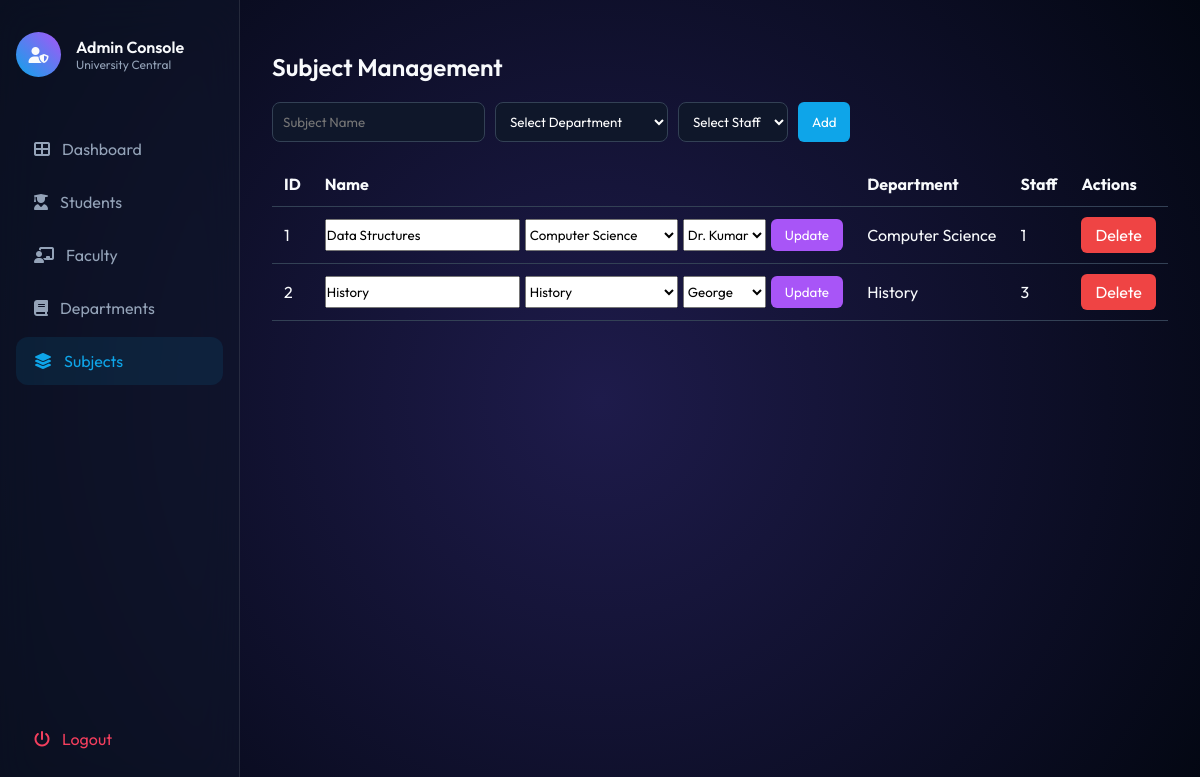
The app's page /homepage?page=subject (signed in) with its own data.
### app.py (models this page shows)
class Subject(db.Model):
    subject_id = db.Column(db.Integer, primary_key=True)
    name = db.Column(db.String(100))
    dept_id = db.Column(db.Integer, db.ForeignKey('department.dept_id'))
    staff_id = db.Column(db.Integer, db.ForeignKey('staff.staff_id'))

class Department(db.Model):
    dept_id = db.Column(db.Integer, primary_key=True)
    dept_name = db.Column(db.String(100), nullable=False)
    students = db.relationship("Student", backref="department", lazy=True)
    staffs = db.relationship("Staff", backref="department", lazy=True)
    subjects = db.relationship("Subject", backref="department", lazy=True)

class Staff(db.Model):
    staff_id = db.Column(db.Integer, primary_key=True)
    name = db.Column(db.String(100))
    dept_id = db.Column(db.Integer, db.ForeignKey('department.dept_id'))
    subjects = db.relationship("Subject", backref="staff", lazy=True)

### app.py (the view)
@app.route("/homepage")
def homepage():
    if not session.get("admin"):
        return redirect("/")
    page = request.args.get("page", "dashboard")
    departments = Department.query.all()
    students = Student.query.all()
    staffs = Staff.query.all()
    subjects = Subject.query.all()
    student_count = Student.query.count()
    staff_count = Staff.query.count()
    dept_count = Department.query.count()
    subject_count = Subject.query.count()
    return render_template(
        "index.html",
        page=page,
        departments=departments,
        students=students,
        staffs=staffs,
        subjects=subjects,
        student_count=student_count,
        staff_count=staff_count,
        dept_count=dept_count,
        subject_count=subject_count
    )

### templates/index.html (shortened to what this page needs)
<!DOCTYPE html>
<html lang="en">
<head>
    <link rel="stylesheet" href="https://cdnjs.cloudflare.com/ajax/libs/font-awesome/6.5.0/css/all.min.css">
    <link rel="stylesheet" href="{{ url_for('static', filename='index.css') }}">
</head>
<body>
    <aside>
        <div class="user-header">
            <div class="user-avatar"><i class="fas fa-user-shield"></i></div>
            <div>
                <p style="font-weight:600;">Admin Console</p>
                <p style="font-size:12px;color:#94a3b8;">University Central</p>
            </div>
        </div>
        <nav>
            <a href="/homepage" class="nav-link {% if page == 'dashboard' %}active{% endif %}">
                <i class="fas fa-th-large"></i> Dashboard
            </a>
            <a href="/homepage?page=student" class="nav-link {% if page == 'student' %}active{% endif %}">
                <i class="fas fa-user-graduate"></i> Students
            </a>
            <a href="/homepage?page=staff" class="nav-link {% if page == 'staff' %}active{% endif %}">
                <i class="fas fa-chalkboard-teacher"></i> Faculty
            </a>
            <a href="/homepage?page=department" class="nav-link {% if page == 'department' %}active{% endif %}">
                <i class="fas fa-book"></i> Departments
            </a>
            <a href="/homepage?page=subject" class="nav-link {% if page == 'subject' %}active{% endif %}">
                <i class="fas fa-layer-group"></i> Subjects
            </a>
        </nav><a href="/logout" class="nav-link logout"><i class="fas fa-power-off"></i> Logout</a>
    </aside>
    <main>
        <div class="content">
            {% if page == "subject" %}
            <div class="crud-container">
                <h2 class="section-title">Subject Management</h2>
                <form action="/subject/add" method="POST" class="crud-form">
                    <input type="text" name="name" placeholder="Subject Name" required>
                    <select name="dept_id" required>
                        <option value="">Select Department</option>
                    </select>
                    <select name="staff_id" required>
                        <option value="">Select Staff</option>
                    </select>
                    <button class="btn btn-add">Add</button>
                </form>
                <table class="crud-table">
                    <tr>
                        <th>ID</th>
                        <th>Name</th>
                        <th>Department</th>
                        <th>Staff</th>
                        <th>Actions</th>
                    </tr>
                    {% for sub in subjects %}
                    <tr>
                        <td>{{ sub.subject_id }}</td>
                        <td>
                            <form action="/subject/edit/{{ sub.subject_id }}" method="POST" class="inline-form">
                                <input type="text" name="name" value="{{ sub.name }}" required>
                                <select name="dept_id">
                                    {% for dept in departments %}
                                    <option value="{{ dept.dept_id }}" {% if dept.dept_id==sub.dept_id %}selected{%
                                        endif %}>
                                        {{ dept.dept_name }}
                                    </option>
                                    {% endfor %}
                                </select>
                                <select name="staff_id">
                                    {% for st in staffs %}
                                    <option value="{{ st.staff_id }}" {% if st.staff_id==sub.staff_id %}selected{% endif
                                        %}>
                                        {{ st.name }}
                                    </option>
                                    {% endfor %}
                                </select>
                                <button class="btn btn-edit">Update</button>
                            </form>
                        </td>
                        <td>{{ sub.department.dept_name }}</td>
                        <td>{{ sub.staff_id }}</td>
                        <td>
                            <a href="/subject/delete/{{ sub.subject_id }}" class="btn btn-delete"
                                onclick="return confirm('Delete this subject?')">
                                Delete
                            </a>
                        </td>
                    </tr>
                    {% endfor %}
                </table>
            </div>
            {% endif %}
        </div>
    </main>
</body>
</html>

### static/index.css (style rules this page uses)
:root { --bg: #030712; --glass: rgba(15, 23, 42, 0.6); --neon-blue: #0ea5e9; --neon-purple: #a855f7; --text: #f8fafc; --border: rgba(255, 255, 255, 0.1); }
* { margin: 0; padding: 0; box-sizing: border-box; font-family: 'Outfit', sans-serif; }
body { background: radial-gradient(circle at 50% 50%, #1e1b4b 0%, #030712 100%); color: var(--text); height: 100vh; display: flex; overflow: hidden; }
aside { width: 240px; background: var(--glass); backdrop-filter: blur(20px); border-right: 1px solid var(--border); padding: 2rem 1rem; display: flex; flex-direction: column; }
.user-header { display: flex; align-items: center; gap: 15px; margin-bottom: 3rem; }
.user-avatar { width: 45px; height: 45px; background: linear-gradient(45deg, var(--neon-blue), var(--neon-purple)); border-radius: 50%; display: grid; place-items: center; }
.nav-link { display: flex; align-items: center; gap: 12px; padding: 14px 18px; color: #94a3b8; text-decoration: none; border-radius: 12px; transition: 0.3s; margin-bottom: 5px; }
.nav-link:hover, .nav-link.active { background: rgba(14, 165, 233, 0.1); color: var(--neon-blue); }
.logout { margin-top: auto; color: #f43f5e; }
main { flex: 1; padding: 2rem; overflow-y: auto; }
.crud-container { margin-top: 20px; }
.section-title { margin-bottom: 20px; font-weight: 600; }
.crud-form { display: flex; gap: 10px; margin-bottom: 20px; flex-wrap: wrap; }
.crud-form input, .crud-form select { padding: 10px; border-radius: 8px; border: 1px solid #334155; background: #0f172a; color: white; }
.crud-table { width: 100%; border-collapse: collapse; }
.crud-table th, .crud-table td { padding: 12px; border-bottom: 1px solid #334155; text-align: left; }
.inline-form { display: flex; gap: 5px; flex-wrap: wrap; }
.btn { padding: 8px 14px; border-radius: 6px; border: none; cursor: pointer; text-decoration: none; color: white; }
.btn-add { background: #0ea5e9; }
.btn-edit { background: #a855f7; }
.btn-delete { background: #ef4444; }

### records on screen
Subject: subject_id "1", name "Data Structures", dept_id "Computer Science", staff_id "Dr. Kumar", department.dept_name "Computer Science", staff_id "1"
Subject: subject_id "2", name "History", dept_id "History", staff_id "George", department.dept_name "History", staff_id "3"
